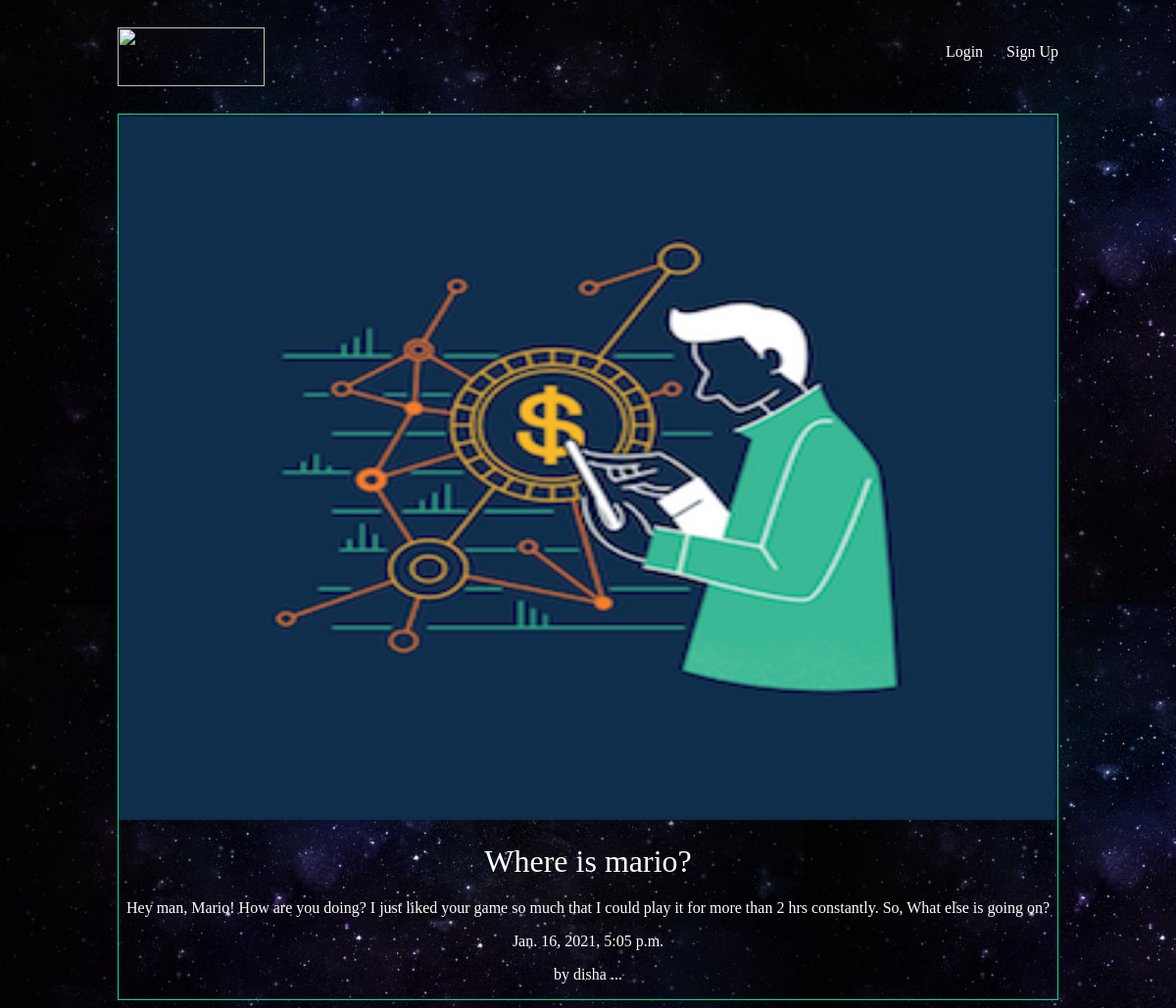
Page /articles/where-is-mario on the committed database.
### articles/models.py (models this page shows, shortened)
class Article(models.Model):
    title = models.CharField(max_length=100)
    slug = models.SlugField()
    body = models.TextField()
    date = models.DateTimeField(auto_now_add=True)
    thumb = models.ImageField(default='default.png', blank=True)
    author = models.ForeignKey(User,default=None, on_delete=models.CASCADE)

### articles/views.py (the view)
# urls.py: path('<slug:slug>', views.article_detail, name='detail'),
def article_detail(request, slug):
     article = Article.objects.get(slug=slug)
     return render(request,'articles/article_detail.html',{
        'article':article
     })

### articles/templates/articles/article_detail.html
{% extends 'layout.html' %}
{% block content %}
<div class="article-detail">
  <div class="article">
    <img class="thumb" src="{{ article.thumb.url }}"/>
    <h2>{{ article.title}}</h2>
    <p>{{ article.body }}</p>
    <p>{{ article.date }}</p>
    <p>by {{ article.author }} ...</p>
  </div>
</div>
{% endblock %}

### assets/styles.css (style rules this page uses)
body { background-color: #0f121f; background-image: url(/static/stars.png); color: #fff; }
body * { font-family: Ubuntu; }
h1, h2, h3, h4 ,h5 { font-weight: normal; margin: 0; }
img.thumb { height: 720px; width: 1280px; }
.article { padding: 10px; border: 1px solid #00dba0; position: relative; padding-bottom: 40px; }
.article h2 { font-size: 1.2em; }
.article-detail .article { padding: 0; }
.article-detail .article img { max-width: 100%; }
.article-detail .article h2 { text-align: center; margin: 20px auto; font-size: 2em; }
.article-detail .article p { text-align: center; }

### rows in the picture
Article: thumb (picture), title "Where is mario?", body "Hey man, Mario! How are you doing? I just liked your game so much that I could play it for more than 2 hrs constantly. So, What else is going on?", date "Jan. 16, 2021, 5:05 p.m.", author "disha"
